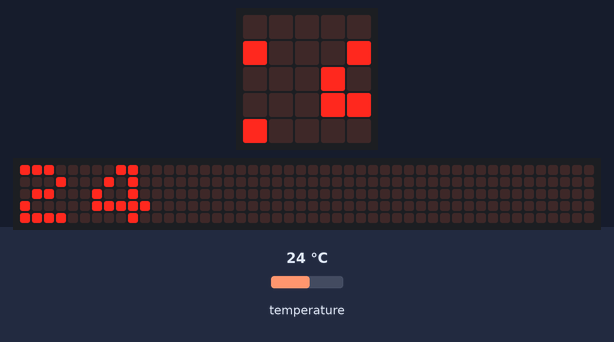
Bench run of a program on a simulated BBC micro:bit (MakeCode). Shown: the board's 5×5 LED display, a strip that is not on the board, showing the scrolling text unrolled. The inputs (shaded band) are chosen by the test bench; at power-on: temperature 24 °C. The 48×5 strip is a reading aid, not a part: it shows the text the display is scrolling, unrolled, one strip-width of it at a time.

Above: at 3.67 s.
3.7 s: temperature set to 12 °C
At 8.59 s:
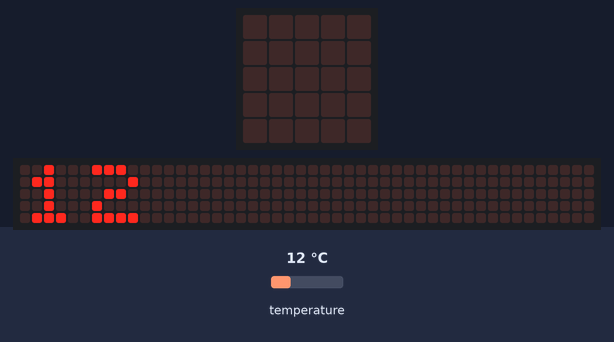
10.3 s: temperature set to 19 °C
At 13.71 s:
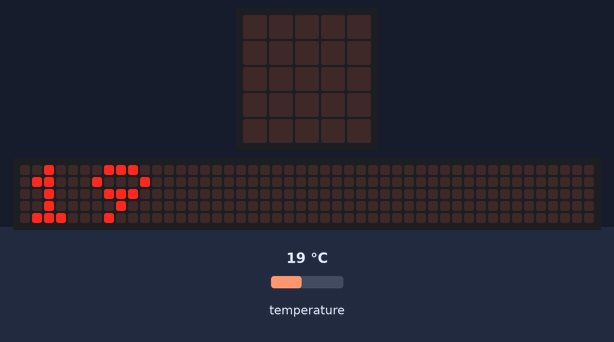
15.0 s: temperature set to 28 °C
At 19.83 s:
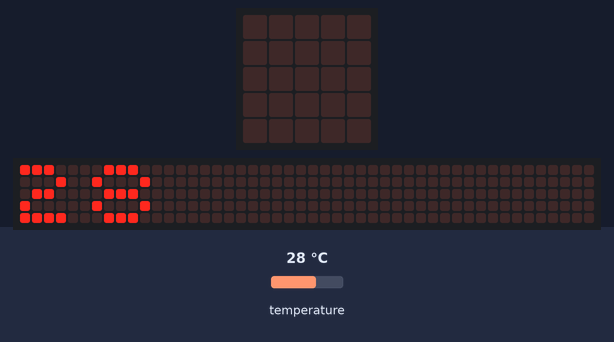

The program:

main.ts
```typescript
basic.showLeds(`
    . . . . .
    . # . # .
    . . . . .
    # . . . #
    . # # # .
    `)
// basic.show_string(convert_to_text(input.light_level()))
basic.pause(2000)
basic.forever(function () {
    basic.showNumber(input.temperature())
    // basic.show_string(convert_to_text(input.light_level()))
    basic.pause(1000)
})
```

test.ts
```typescript
// les tests vont ici ; cela ne sera pas compilé si ce paquet est utilisé en tant qu'extension.
```

Measured:
- what the display in image 1 shows lasts 0.4 s, from 8.4 s to 8.8 s
